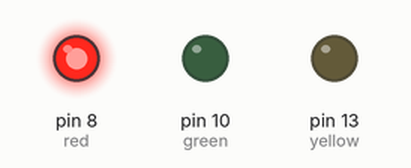
Recording of a sketch running on a simulated Arduino Uno, built with avr-gcc and run on an emulated ATmega328P. Shown: output pins drawn as LEDs (lit = HIGH).

Above: at 1.5 s.
At 3.5 s:
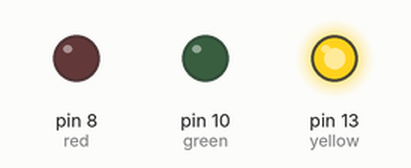
At 5.5 s:
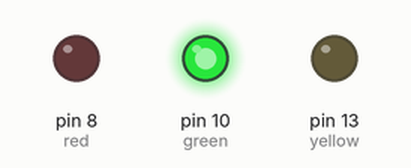
Timing chart, 0 to 9.1 s (numbered marks = the images above):
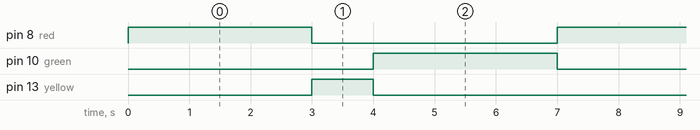

Measured:
- by itself, pin 8 (red), pin 10 (green): alternates HIGH for 3.0 s and LOW for 4.0 s
- by itself, pin 13 (yellow): alternates HIGH for 1.0 s and LOW for 6.0 s
- by itself, everything shown: repeats every 7.0 s, in 4 steps

The sketch:

sketch_aug19c.ino
```cpp
const int red=8, green=10, yellow=13;

void setup()
{
  pinMode(red,OUTPUT);
  pinMode(green, OUTPUT);
  pinMode(yellow, OUTPUT);
}

void loop()
{
  digitalWrite(red,HIGH);
  delay(3000);
  digitalWrite(red, LOW);
  digitalWrite(yellow, HIGH);
  delay(1000);
  digitalWrite(yellow, LOW);
  digitalWrite(green, HIGH);
  delay(3000);
  digitalWrite(green, LOW);
}
```
